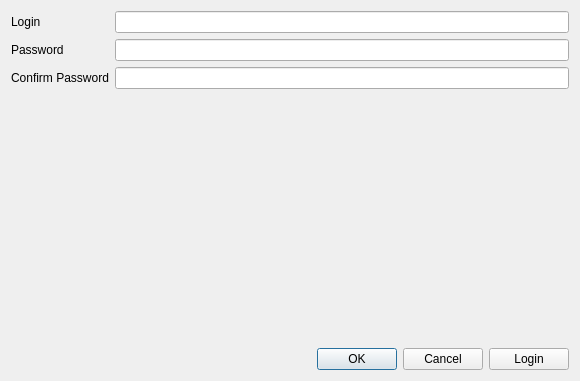
<?xml version="1.0" encoding="UTF-8"?>
<ui version="4.0">
 <class>RegisterForm</class>
 <widget class="QWidget" name="RegisterForm">
  <property name="geometry">
   <rect>
    <x>0</x>
    <y>0</y>
    <width>580</width>
    <height>381</height>
   </rect>
  </property>
  <property name="windowTitle">
   <string>Form</string>
  </property>
  <layout class="QVBoxLayout" name="verticalLayout">
   <item>
    <layout class="QFormLayout" name="formLayout">
     <item row="0" column="0">
      <widget class="QLabel" name="label">
       <property name="text">
        <string>Login</string>
       </property>
      </widget>
     </item>
     <item row="0" column="1">
      <widget class="QLineEdit" name="loginEdit"/>
     </item>
     <item row="1" column="0">
      <widget class="QLabel" name="label_2">
       <property name="text">
        <string>Password</string>
       </property>
      </widget>
     </item>
     <item row="1" column="1">
      <widget class="QLineEdit" name="passwordEdit">
       <property name="echoMode">
        <enum>QLineEdit::EchoMode::Password</enum>
       </property>
      </widget>
     </item>
     <item row="2" column="0">
      <widget class="QLabel" name="label_3">
       <property name="text">
        <string>Confirm Password</string>
       </property>
      </widget>
     </item>
     <item row="2" column="1">
      <widget class="QLineEdit" name="confirmPasswordEdit">
       <property name="echoMode">
        <enum>QLineEdit::EchoMode::Password</enum>
       </property>
      </widget>
     </item>
    </layout>
   </item>
   <item>
    <spacer name="verticalSpacer">
     <property name="orientation">
      <enum>Qt::Orientation::Vertical</enum>
     </property>
     <property name="sizeHint" stdset="0">
      <size>
       <width>20</width>
       <height>40</height>
      </size>
     </property>
    </spacer>
   </item>
   <item>
    <layout class="QHBoxLayout" name="horizontalLayout">
     <item>
      <widget class="QDialogButtonBox" name="actionButtons">
       <property name="standardButtons">
        <set>QDialogButtonBox::StandardButton::Cancel|QDialogButtonBox::StandardButton::Ok</set>
       </property>
      </widget>
     </item>
     <item>
      <widget class="QPushButton" name="loginButton">
       <property name="text">
        <string>Login</string>
       </property>
      </widget>
     </item>
    </layout>
   </item>
  </layout>
 </widget>
 <resources/>
 <connections/>
</ui>
